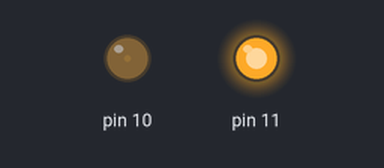
A sketch run on a simulated Arduino Uno, built with avr-gcc and run on an emulated ATmega328P. Shown: output pins drawn as LEDs (lit = HIGH).

Above: at 0.05 s.
At 0.65 s:
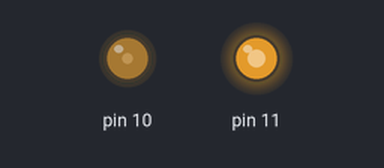
At 1.3 s:
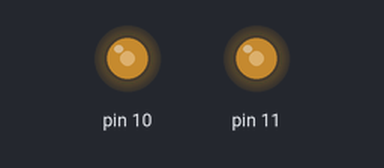
At 2.55 s:
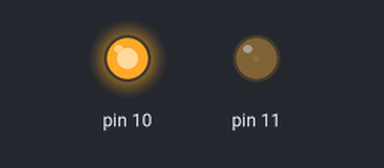
Timing chart, 0 to 5.9 s (numbered marks = the images above):
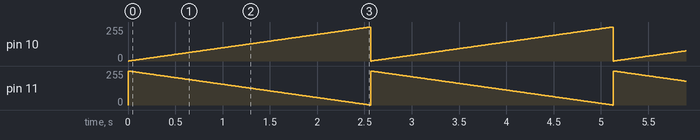

Measured:
- by itself, pin 10: ramps from 0/255 to 255/255 and jumps back, once every 2.6 s
- by itself, pin 11: ramps from 255/255 to 0/255 and jumps back, once every 2.6 s

The sketch:

Lab3_Fading.ino
```cpp
// Lab 3
void setup()
{
  Serial.begin(9600);
}

void loop()
{
  for(int i=0; i<256; i++) {  // 0부터 255까지 256번 반복
    analogWrite(10, i);     // 아날로그 출력을 통해 LED 밝기 제어
    analogWrite(11, 255-i);   // 하나가 밝아지는 동안 다른 하나는 어두워짐
    delay(10);
  }
}
```
